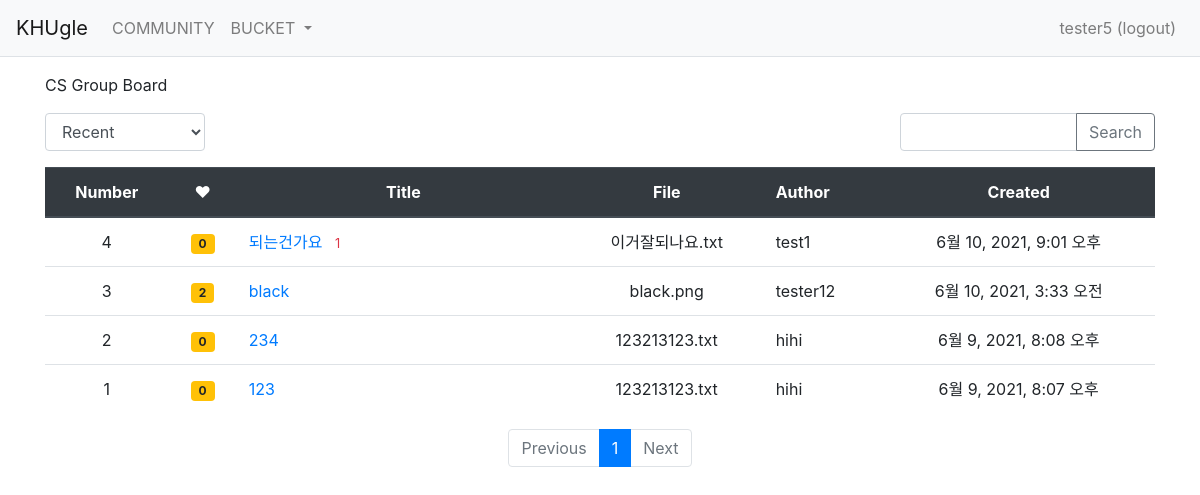
Screenshot of /KHUgle/ (signed in) with the database file from the repository.
### account/models.py (models this page shows)
class CustomUser(AbstractUser):
    major = models.CharField(max_length=144)# choices=MAJORS

### KHUgle/models.py (models this page shows, shortened)
class Post(models.Model):
    author = models.ForeignKey(CustomUser, on_delete=models.CASCADE) #커스텀 유저 모델과 연결
    title = models.CharField(max_length=144)
    content = models.TextField()
    file = models.FileField(null=True, upload_to='static/files')
    file_path = models.CharField(max_length=500)
    created_at = models.DateTimeField(auto_now_add=True)
    updated_at = models.DateTimeField(null=True, blank=True)
    voter = models.ManyToManyField(CustomUser, related_name='voter_post')
    major = models.CharField(max_length=144)# choices=MAJORS

### KHUgle/views.py (the view, shortened to what this page needs)
# urls.py: path('', views.index, name='index'),                      #KHUgle의 인덱스 페이지 --> view로 매핑
@login_required(login_url='account:login')
def index(request):
    page = request.GET.get('page', '1')             # 페이지
    kw = request.GET.get('kw', '')                  # 검색어
    so = request.GET.get('so', 'recent')            # 정렬
    post_list = Post.objects.order_by('-created_at')  #post_list는 생성 시간 역순 정렬
    if so == 'recommend':
        post_list = Post.objects.filter(major=request.user.major).annotate(num_voter=Count('voter')).order_by('-num_voter', '-created_at')
    elif so == 'popular':
        post_list = Post.objects.filter(major=request.user.major).annotate(num_comment=Count('comment')).order_by('-num_comment', '-created_at')
    else:
        post_list = Post.objects.filter(major=request.user.major).order_by('-created_at')
    paginator = Paginator(post_list, 10)            # 페이지에 10개씩 묶기
    page_obj = paginator.get_page(page)
    context = {'post_list': page_obj, 'page':page, 'kw':kw, 'so':so}               # page_obj를 불러오기
    return render(request, 'KHUgle/post_list.html', context)   #해당 html를 불러오며 context 전송

### KHUgle/templatetags/KHUgle_filter.py (called while the page is built)
@register.filter
def sub(value, arg):
    return value - arg

### templates/KHUgle/post_list.html (shortened to what this page needs)
{% extends 'Base/base.html' %}
{% load KHUgle_filter %}
{% block content %}
<div class="container my-3">
    <p>{{user.major}} Group Board</p>
    <div class="row justify-content-between my-3">
        <div class="col-2">
            <select class="form-control so">
                <option value="recent" {% if so == 'recent' %}selected{% endif %}>Recent</option>
            </select>
        </div>
        <div class="col-3 input-group">
            <input type="text" class="form-control kw" value="{{ kw|default_if_none:'' }}">
            <div class="input-group-append">
                <buttom class="btn btn-outline-secondary" type="button" id="btn_search">Search</buttom>
            </div>
        </div>
    </div>
    <table class="table">
        <thead>
        <tr class="text-center thead-dark">
            <th>Number</th>
            <th> ♥ </th>
            <th style="width:30%">Title</th>
            <th class="text-center">File</th>
            <th class="text-left">Author</th>
            <th>Created</th>
        </tr>
        </thead>
        <tbody>
        {% if post_list %}
        {% for post in post_list %}
        <tr class="text-center">
            <td>{{ post_list.paginator.count|sub:post_list.start_index|sub:forloop.counter0|add:1 }}</td>
            <td>
                <span class="badge badge-warning px-2 py-1">{{ post.voter.all.count }}</span>
            </td>
            <td class="text-left">
                <a href="{% url 'KHUgle:detail' post.id %}">{{ post.title }}</a>
                {% if post.comment_set.count > 0 %}
                <span class="text-danger small ml-2">{{ post.comment_set.count }}</span>
                {% endif %}
            </td>
            <td class="text-class">{{ post.file_path }}</td>
            <td class="text-left">{{ post.author.username }} </td>
            <td class="text-center">{{ post.created_at }}</td>
        </tr>
        {% endfor %}
        {% else %}
        <tr>
            <td colspan="3">EMPTY</td>
        </tr>
        {% endif %}
        </tbody>
    </table>
    <ul class="pagination justify-content-center">
        {% if post_list.has_previous %}
        <li class="page-item">
            <a class="page-link" data-page="{{ post_list.previous_page_number }}" href="#">Previous</a>
        </li>
        {% else %}
        <li class="page-item disabled">
            <a class="page-link" tabindex="-1" aria-disabled="true" href="#">Previous</a>
        </li>
        {% endif %}
        {% for page_number in post_list.paginator.page_range %}
        {% if page_number >= post_list.number|add:-5 and page_number <= post_list.number|add:5 %}
            {% if page_number == post_list.number %}
            <li class="page-item active" aria-current="page">
                <a class="page-link" data-page="{{ page_number }}" href="#">{{ page_number }}</a>
            </li>
            {% else %}
            <li class="page-item">
                <a class="page-link" data-page="{{ page_number }}" href="#">{{ page_number }}</a>
            </li>
            {% endif %}
        {% endif %}
        {% endfor %}
        {% if post_list.has_next %}
        <li class="page-item">
            <a class="page-link" data-page="{{ post_list.next_page_number }}" href="#">Next</a>
        </li>
        {% else %}
        <li class="page-item disabled">
            <a class="page-link" tabindex="-1" aria-disabled="true" href="#">Next</a>
        </li>
        {% endif %}
    </ul>
</div>
{% endblock %}

### templates/Base/navbar.html (shortened to what this page needs)
<nav class="navbar navbar-expand-lg navbar-light bg-light border-bottom">
    <a class="navbar-brand" href="{% url 'KHUgle:index' %}">KHUgle</a>
    <div class="collapse navbar-collapse justify-content-between" id="navbarNav">
        <ul class="navbar-nav mr-auto">
            <li>
                <a class="nav-item nav-link" href={% url 'KHUgle:index' %}>COMMUNITY</a>
            </li>
            <li class="nav-item dropdown">
                <a class = "nav-link dropdown-toggle" href="#" id="navbarDropdown" role="button" data-toggle="dropdown" aria-haspopup="true" aria-expanded="false">
                    BUCKET
                </a>
            </li>
        </ul>
        <ul class = "navbar-nav">
                {% if user.is_authenticated %}
                <a class="nav-link" href={% url 'account:logout' %}>{{ user.username }} (logout)</a>
                {% else %}
                <a class="nav-link" href={% url 'account:login' %}>LOGIN</a>
                {% endif %}
        </ul>
    </div>
</nav>

### rows the page displays
CustomUser: username "tester5", major "CS"
Post: paginator.count|sub "4", voter.all.count "0", title "되는건가요", comment_set.count "1", file_path "이거잘되나요.txt", author.username "test1", created_at "6월 10, 2021, 9:01 오후"
Post: paginator.count|sub "3", voter.all.count "2", title "black", file_path "black.png", author.username "tester12", created_at "6월 10, 2021, 3:33 오전"
Post: paginator.count|sub "2", voter.all.count "0", title "234", file_path "123213123.txt", author.username "hihi", created_at "6월 9, 2021, 8:08 오후"
Post: paginator.count|sub "1", voter.all.count "0", title "123", file_path "123213123.txt", author.username "hihi", created_at "6월 9, 2021, 8:07 오후"

### other values shown
{{ page_number }} "1"
